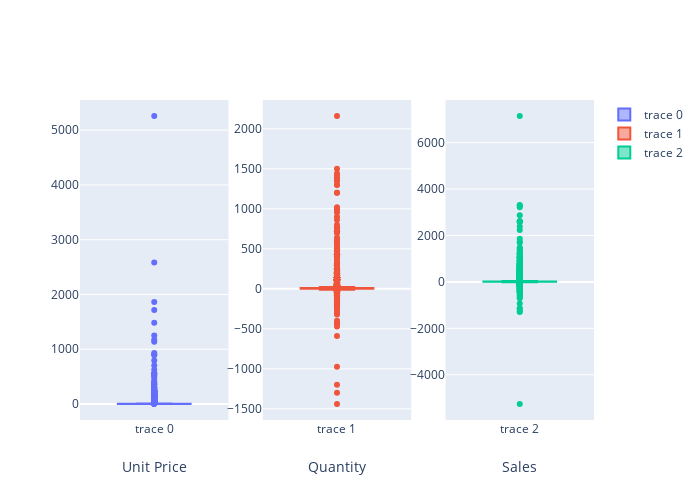

Write notebook code for a chart like this one.
### Code cell
fig = make_subplots(rows=1, cols=3)

fig.add_trace(go.Box(y=df.UnitPrice),row=1, col=1)
fig.add_trace(go.Box(y=df.Quantity),row=1, col=2)
fig.add_trace(go.Box(y=df.Sales),row=1, col=3)

fig.update_xaxes(title_text="Unit Price", row=1, col=1)
fig.update_xaxes(title_text="Quantity", row=1, col=2)
fig.update_xaxes(title_text="Sales", row=1, col=3)

fig.update_layout(height=500, width=700)
fig.show()

### Figure 1 — Plotly figure (JSON) as saved in the notebook; plotly's stock layout.template omitted (floating-point values rounded to 4 significant figures; data arrays with more than 128 entries replaced by an {"elided": "..."} marker saying what was removed)
{"data": [{"type": "box", "xaxis": "x", "y": {"elided": "54191 float values"}, "yaxis": "y"}, {"type": "box", "xaxis": "x2", "y": {"elided": "54191 int values"}, "yaxis": "y2"}, {"type": "box", "xaxis": "x3", "y": {"elided": "54191 float values"}, "yaxis": "y3"}], "layout": {"height": 500, "width": 700, "xaxis": {"anchor": "y", "domain": [0, 0.2889], "title": {"text": "Unit Price"}}, "xaxis2": {"anchor": "y2", "domain": [0.3556, 0.6444], "title": {"text": "Quantity"}}, "xaxis3": {"anchor": "y3", "domain": [0.7111, 1], "title": {"text": "Sales"}}, "yaxis": {"anchor": "x", "domain": [0, 1]}, "yaxis2": {"anchor": "x2", "domain": [0, 1]}, "yaxis3": {"anchor": "x3", "domain": [0, 1]}}}
